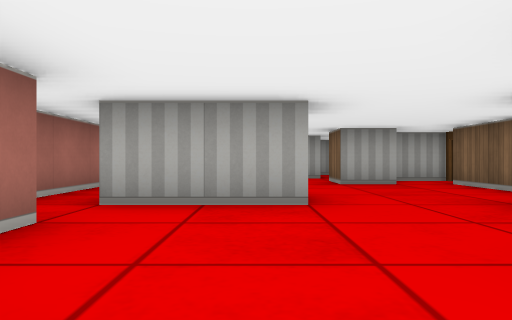
View 1 (above)

14 first-person views from a walk through a cub3D level. The camera is about half as high as the walls, looks level and sees 70° across. The floor is counted in squares. Each view is taken from the middle of a square. On the plan, view 1 faces up. The plan holds only what a view shows up to about 9 squares ahead; the rest is blank. The place goes on beyond the plan.

View 2
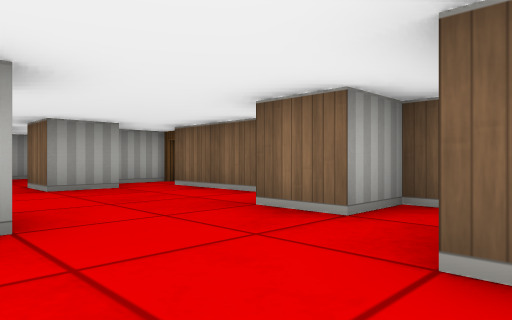

View 3
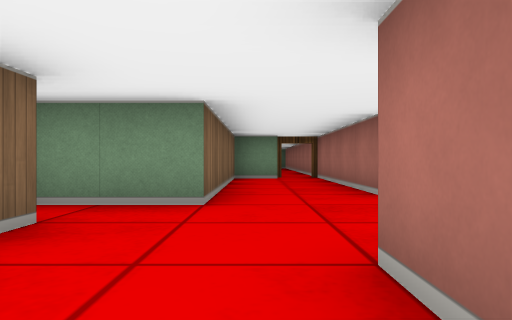

View 4
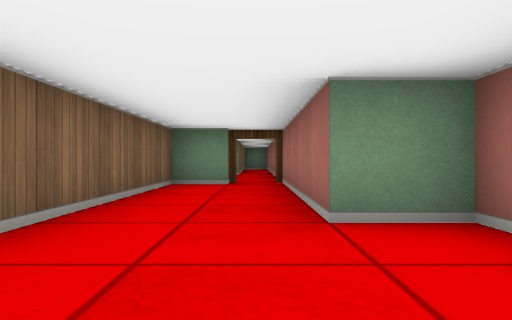

View 5
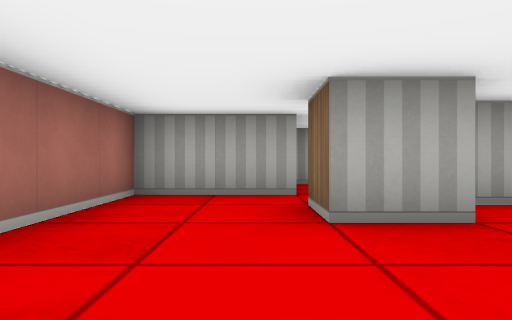

View 6
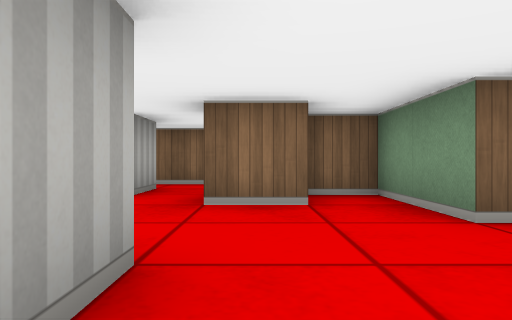

View 7
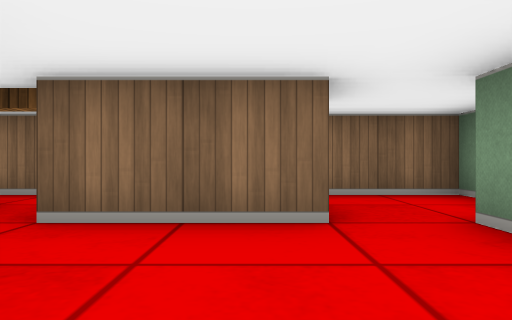

View 8
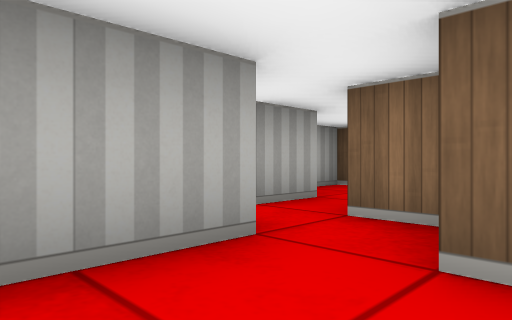

View 9
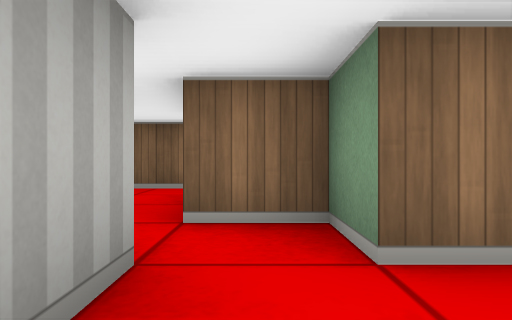

View 10
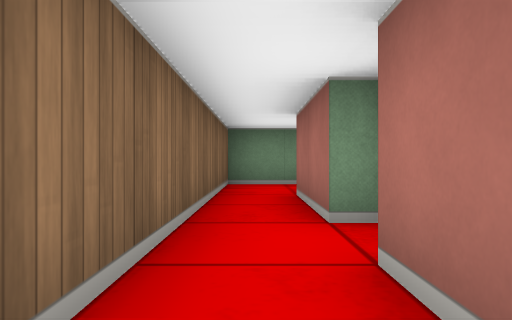

View 11
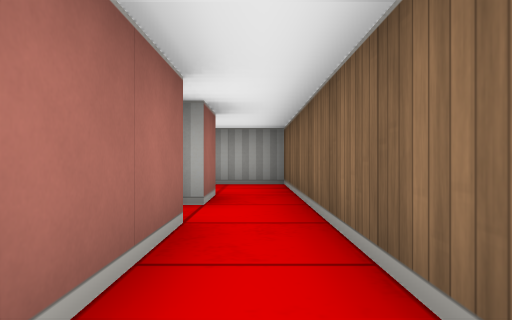

View 12
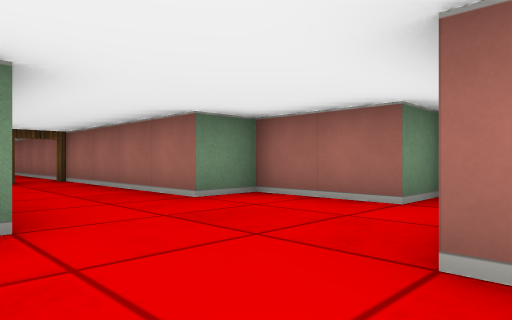

View 13
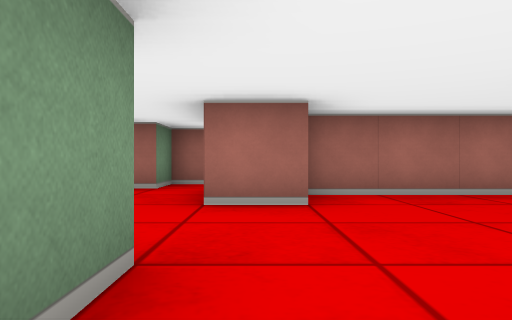

View 14
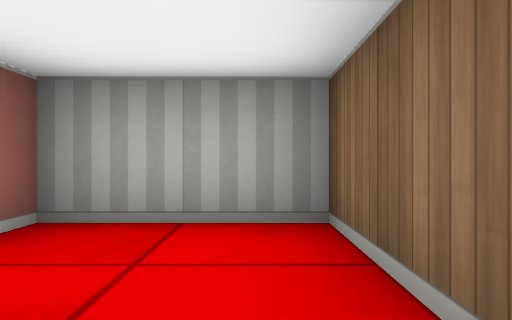

### Floor plan
Ten units are one square. View 1 is at (0, 0); x grows to the right and y downward. Boxes are objects, and circles mark ways between rooms. Rooms are numbered by the first view taken in them; rooms with no view inside come last. Other rooms are left out.
<svg viewBox="-25 -110 85 155">
<path fill="none" stroke="#000" d="M5 -46 5 -35 -15 -35M-15 -25 -15 -5 -5 -5 -5 40M45 -45 35 -45 35 -65M26 -65 15 -65 15 -75 25 -75 25 -85M15 -85 -5 -85 -5 -46M45 -75 29 -75M5 35 15 35 15 -15 35 -15 35 -25 25 -25 25 -35 35 -35M45 -85 45 -75M45 -65 45 -45M35 -95 25 -95M22 -105 16 -105M42 -25 55 -25 55 -105 35 -105"/>
<circle cx="20" cy="-80" r="3" fill="#2a7"/>
<circle cx="40" cy="-40" r="3" fill="#2a7"/>
<text x="10" y="-30">1</text>
<text x="50" y="-80">2</text>
</svg>
Room 1 opens to room 2.

Where each view was taken, in squares from view 1:
view 1: 0 up, 0 right, facing up
view 2: 1 up, 0 right, facing up-right
view 3: 5 up, 1 right, facing down
view 4: 3 up, 0 right, facing down
view 5: 4 up, 1 right, facing up
view 6: 3 up, 1 left, facing right
view 7: 5 up, 1 right, facing right
view 8: 7 up, 0 right, facing up-right
view 9: 8 up, 0 right, facing right
view 10: 9 up, 5 right, facing down
view 11: 4 up, 5 right, facing up
view 12: 4 up, 2 right, facing down-left
view 13: 4 up, 4 right, facing left
view 14: 8 up, 5 right, facing up
